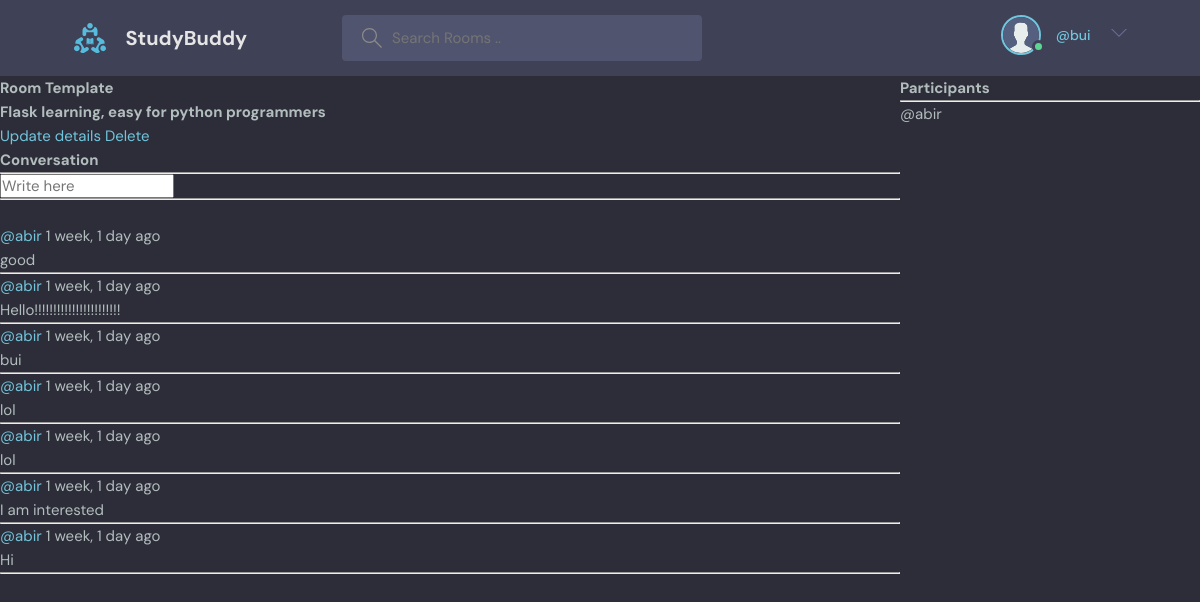
/room/6/ (signed in), run on the app's committed database.
### bas/models.py (models this page shows, shortened)
class Room(models.Model):
    host = models.ForeignKey(User, on_delete=models.SET_NULL, null=True)
    topic = models.ForeignKey(Topic, on_delete=models.SET_NULL, null=True)
    name = models.CharField(max_length=100)
    description = models.TextField(null=True, blank=True)
    participants = models.ManyToManyField(User, related_name='participants', blank=True)
    updated = models.DateTimeField(auto_now=True)
    created = models.DateTimeField(auto_now_add=True)
    class Meta:
        ordering = ['-updated', '-created']

class Message(models.Model):
    user = models.ForeignKey(User, on_delete=models.CASCADE)
    room = models.ForeignKey(Room, on_delete=models.CASCADE)
    body = models.TextField()
    updated = models.DateTimeField(auto_now=True)
    created = models.DateTimeField(auto_now_add=True)
    class Meta:
        ordering = ['-updated', '-created']

### bas/views.py (the view, shortened to what this page needs)
# urls.py: path('room/<str:pk>/', views.room, name="Room"),
def room(request, pk):
    room = Room.objects.get(id=pk)
    message = room.message_set.all().order_by('-created')
    participants = room.participants.all()
    context = {'Room' : room, 'Message' : message, 'Participants' : participants}
    return render(request, 'bas/room.html', context)

### bas/templates/bas/room.html (shortened to what this page needs)
{% extends 'main.html' %}
{% block content %}
<div class="room-container">
    <div>
        <h1>Room Template</h1>
        <h3>{{Room.description}}</h3>
        {% if request.user == Room.host %}
        <a href="{% url 'updateRoom' Room.id %}">Update details</a>
        <a href="{% url 'deleteRoom' Room.id %}">Delete</a>
        {% endif %}
        <div class="commemt-wrapper">
            <h3>Conversation</h3>
            <hr>
            {% if request.user.is_authenticated %}
            <div class="comment-form">
                <form  method="POST" action="">
                    <input type="text" name="body" placeholder="Write here"/>
                </form>
                <hr>
                <br>
            </div>
            {% endif %}
            {% if Message %}
            {% for m in Message %}
            <div>
                <small><a href="{% url 'userProfile' m.user.id %}">@{{m.user}}</a>  {{m.created|timesince}} ago</small>
                <br>
                <span>{{m.body}}</span>
                <br>
                <hr>
            </div>
            {% endfor %}
            {% else %}
            <div>
                <span>No conversation yet!</span>
                <hr>
            </div>
            {% endif %}
        </div>
    </div>
    <div>
        <h3>Participants</h3>
        <hr>
        {% for p in Participants %}
            <div>
                <span>@{{p.username}}</span>
            </div>
            {% endfor %}
    </div>
</div>
{% endblock %}

### templates/navbar.html (shortened to what this page needs)
{% load static %}
<header class="header header--loggedIn">
    <div class="container">
    <a href="{% url 'home' %}" class="header__logo">
        <img src="{% static 'images/logo.svg' %}" />
        <h1>StudyBuddy</h1>
    </a>
    <form class="header__search" method="GET" action="{%url 'home'%}">
        <label>
        <input type="text" name="q" placeholder="Search Rooms .."/>
        </label>
    </form>
    <nav class="header__menu">
        {% if request.user.is_authenticated %}
        <div class="header__user">
        <a href="{% url 'userProfile' request.user.id %}">
            <div class="avatar avatar--medium active">
            <img src="{% static 'images/avatar.svg' %}" />
            </div>
            <p>{{request.user.first_name}} {{request.user.last_name}}<span>@{{request.user.username}}</span></p>
        </a>
        <button class="dropdown-button" onclick="dropmenu_func()" >
            <svg version="1.1" xmlns="http://www.w3.org/2000/svg" width="32" height="32" viewBox="0 0 32 32">
            <title>chevron-down</title>
            <path d="M16 21l-13-13h-3l16 16 16-16h-3l-13 13z"></path>
            </svg>
        </button>
        </div>
        {% else %}
        <a href="{% url 'Login' %}">
        <img src="{% static 'images/avatar.svg' %}" />
        <p>Login</p>
        </a>
        {% endif %}
    </nav>
    </div>
</header>

### static/styles/style.css (style rules this page uses)
:root { --color-main: #71c6dd; --color-main-light: #e1f6fb; --color-dark: #3f4156; --color-dark-medium: #51546e; --color-dark-light: #696d97; --color-light: #e5e5e5; --color-gray: #8b8b8b; --color-light-gray: #b2bdbd; --color-bg: #2d2d39; --color-success: #5dd693; --color-error: #fc4b0b; }
* { font-family: "DM Sans", -apple-system, BlinkMacSystemFont, "Segoe UI", Roboto, Oxygen, Ubuntu, Cantarell, "Open Sans", "Helvetica Neue", sans-serif; margin: 0; padding: 0; box-sizing: border-box; text-rendering: optimizeLegibility; font-size: inherit; }
html { font-size: 56.25%; }
@media only screen and (min-width: 1200px) { html { font-size: 62.5%; } }
body { line-height: 1.6; font-weight: 400; font-size: 1.5rem; color: var(--color-light-gray); background-color: var(--color-bg); min-height: 100vh; }
img { width: 100%; }
a { display: inline-block; color: var(--color-main); text-decoration: none; }
.container { max-width: 120rem; width: 90%; margin: auto; }
.avatar { position: relative; display: inline-block; border-radius: 50%; border: 2px solid var(--color-main); }
.avatar img { display: block; border-radius: 50%; object-fit: cover; object-position: center; }
.avatar::after { content: ""; display: block; position: absolute; background-color: var(--color-gray); z-index: 111; border-radius: 50%; border: 0.3rem solid var(--color-dark); }
.avatar.active::after { background-color: var(--color-success); }
.avatar.avatar--medium img { width: 3.6rem; height: 3.6rem; border-radius: 50%; }
.avatar.avatar--medium:after { width: 0.7rem; height: 0.7rem; bottom: 0px; right: -6px; }
.header { padding: 1.5rem; background-color: var(--color-dark); }
.header > .container { display: flex; gap: 9.5rem; }
.header__logo, .header__user { display: flex; gap: 2rem; align-items: center; }
.header__logo > img { height: 3.2rem; width: 3.2rem; }
.header__logo > h1 { font-weight: 700; font-size: 2rem; color: var(--color-light); }
.header__search > label { background-color: var(--color-dark-medium); padding: 1.3rem 1rem; display: flex; align-items: center; gap: 1rem; border-radius: 4px; }
.header__search svg { fill: var(--color-gray); width: 2rem; height: 2rem; margin-left: 1rem; }
.header__search input { width: 30rem; background: transparent; border: none; outline: none; color: var(--color-light); }
.header__menu { margin-left: auto; position: relative; }
.header__menu a { display: flex; gap: 1.5rem; align-items: center; font-weight: 500; text-decoration: none; color: var(--color-gray); }
.header__menu img { height: 3.6rem; }
.header__menu p { line-height: 1.2; }
.header__menu span { color: var(--color-main); font-weight: 500; font-size: 1.4rem; display: block; }
.header__menu svg { width: 1.6rem; height: 1.6rem; fill: var(--color-dark-light); }
.dropdown-button { background: transparent; border: 0; outline: 0; cursor: pointer; }

### bas/templates/bas/room.html (style rules this page uses)
.room-container { display: grid; grid-template-columns: 3fr 1fr; }

### data on the page
Room: description "Flask learning, easy for python programmers"
Message: user "abir", created "1 week, 1 day", body "good"
Message: user "abir", created "1 week, 1 day", body "Hello!!!!!!!!!!!!!!!!!!!!!!!"
Message: user "abir", created "1 week, 1 day", body "bui"
Message: user "abir", created "1 week, 1 day", body "lol"
Message: user "abir", created "1 week, 1 day", body "lol"
Message: user "abir", created "1 week, 1 day", body "I am interested"
Message: user "abir", created "1 week, 1 day", body "Hi"

### other printed values
{{ request.user.username }} "bui"
{{ p.username }} "abir"
